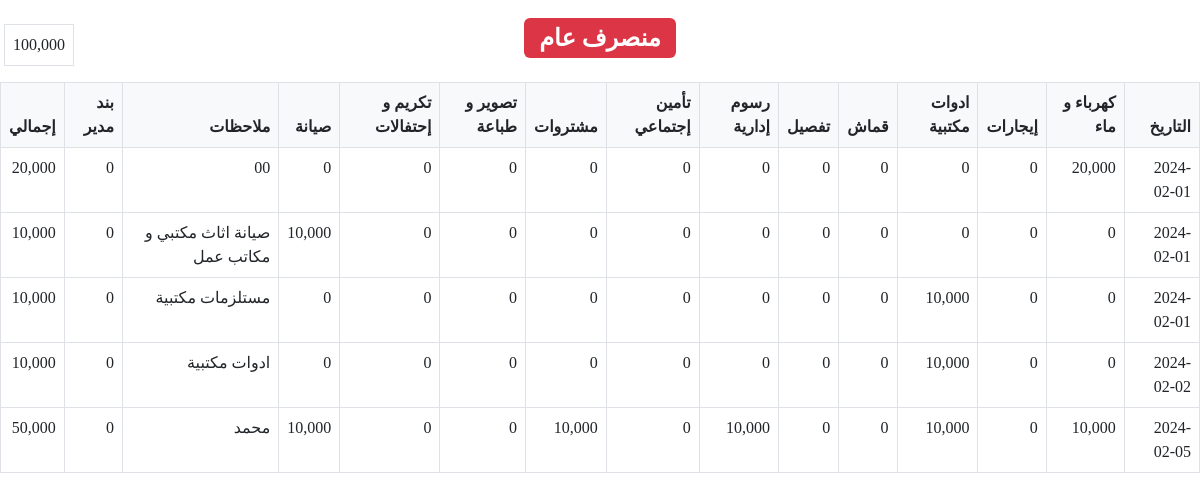
Page /reports/outputs/publicOutput.php (signed in) on the committed database.
### tables this page shows
CREATE TABLE `outputs` (
  `id` int(11) NOT NULL AUTO_INCREMENT,
  `date` date NOT NULL,
  `electric_water` int(11) DEFAULT NULL,
  `home_money` int(11) DEFAULT NULL,
  `desk_tools` int(11) DEFAULT NULL,
  `gomash` int(11) DEFAULT NULL,
  `tafseel` int(11) DEFAULT NULL,
  `mangal_money` int(11) DEFAULT NULL,
  `social_protection` int(11) DEFAULT NULL,
  `buy` int(11) DEFAULT NULL,
  `print_scan` int(11) DEFAULT NULL,
  `events` int(11) DEFAULT NULL,
  `maintains` int(11) DEFAULT NULL,
  `notes` text DEFAULT NULL,
  `manger_rule` int(11) DEFAULT NULL,
  `total` int(11) DEFAULT NULL,
  PRIMARY KEY (`id`)
);

### includes/functions/Auth.php (called while the page is built, shortened)
<?php
class Auth {
  public static function isLog()  {
    if (!isset($_SESSION['username'])) {
      header("HTTP/1.1 403 Forbidden");
      exit();
    } else {
      return true;
    }
  }
}

### views/init.php (called while the page is built, shortened)
<?php
  $css = "../layout/css/";

### reports/outputs/publicOutput.php (the view, shortened to what this page needs)
<?php
  $pageTitle = "منصرف عام";
  include "../../views/init.php";
  if (Auth::isLog()) :
    $css = "../${css}";
    include "../${tmp}header.php";
    $sql = $db->query("SELECT * FROM outputs");
    $outputs = $sql->fetchAll(PDO::FETCH_ASSOC);
    $totalSum = $db->query("SELECT SUM(total) AS totalSum FROM outputs");
    $totalSum = $totalSum->fetch(PDO::FETCH_ASSOC)['totalSum'];
    ?>
      <h2 class="p-3 text-center">
        <div class="badge bg-danger">
          <?=$pageTitle?>
        </div>
      </h2>
      <div class="border position-absolute top-0 start-0 mt-4 mx-1 p-2">
          <?=number_format($totalSum)?>
      </div>
      <table class="table">
        <thead>
          <th class="bg-light border">التاريخ</th>
          <th class="bg-light border">كهرباء و ماء</th>
          <th class="bg-light border">إيجارات</th>
          <th class="bg-light border">ادوات مكتبية</th>
          <th class="bg-light border">قماش</th>
          <th class="bg-light border">تفصيل</th>
          <th class="bg-light border">رسوم إدارية</th>
          <th class="bg-light border">تأمين إجتماعي</th>
          <th class="bg-light border">مشتروات</th>
          <th class="bg-light border"> تصوير و طباعة </th>
          <th class="bg-light border">تكريم و إحتفالات</th>
          <th class="bg-light border">صيانة</th>
          <th class="bg-light border">ملاحظات</th>
          <th class="bg-light border">بند مدير</th>
          <th class="bg-light border">إجمالي</th>
        </thead>
      <tbody>
      <?php
      if ($outputs) : foreach ($outputs as $output) :?>
        <tr>
          <td class="border"><?=$output['date']?></td>
          <td class="border"><?=number_format($output['electric_water'])?></td>
          <td class="border"><?=number_format($output['home_money']) ?></td>
          <td class="border"><?=number_format($output['desk_tools']) ?></td>
          <td class="border"><?=number_format($output['gomash']) ?></td>
          <td class="border"><?=number_format($output['tafseel']) ?></td>
          <td class="border"><?=number_format($output['mangal_money']) ?></td>
          <td class="border"><?=number_format($output['social_protection']) ?></td>
          <td class="border"><?=number_format($output['buy']) ?></td>
          <td class="border"><?=number_format($output['print_scan']) ?></td>
          <td class="border"><?=number_format($output['events']) ?></td>
          <td class="border"><?=number_format($output['maintains']) ?></td>
          <td class="border"><?=$output['notes']?></td>
          <td class="border"><?=number_format($output['manger_rule']) ?></td>
          <td class="border"><?=number_format($output['total'])?></td>
        </tr>
        <?php endforeach;
      endif;
    endif;
    ?>
    </table>
  </body>
</html>

### includes/templates/header.php (shortened to what this page needs)
<!DOCTYPE html>
<html lang="en" dir="rtl">
  <head>
    <link rel="stylesheet" href="<?= $css?>bootstrap.min.css">
    <link rel="stylesheet" href="<?= $css?>backend.css">
    <link rel="stylesheet" href="<?= $css?>bootstrap-icons.css">
  </head>
<?php
  if (!isset($noGrid)) {
    echo "<body class='main'>";
  } else {
    echo "<body>";
  }

### layout/css/backend.css (style rules this page uses)
body { font-family: "IBM Plex Sans Arabic"; height: 100vh; }
thead { position: sticky; top: 0; }

### rows in the picture
outputs: date "2024-02-01", electric_water "20,000", home_money "0", desk_tools "0", gomash "0", tafseel "0", mangal_money "0", social_protection "0", buy "0", print_scan "0", events "0", maintains "0", notes "00", manger_rule "0", total "20,000"
outputs: date "2024-02-01", electric_water "0", home_money "0", desk_tools "0", gomash "0", tafseel "0", mangal_money "0", social_protection "0", buy "0", print_scan "0", events "0", maintains "10,000", notes "صيانة اثاث مكتبي و مكاتب عمل", manger_rule "0", total "10,000"
outputs: date "2024-02-01", electric_water "0", home_money "0", desk_tools "10,000", gomash "0", tafseel "0", mangal_money "0", social_protection "0", buy "0", print_scan "0", events "0", maintains "0", notes "مستلزمات مكتبية", manger_rule "0", total "10,000"
outputs: date "2024-02-02", electric_water "0", home_money "0", desk_tools "10,000", gomash "0", tafseel "0", mangal_money "0", social_protection "0", buy "0", print_scan "0", events "0", maintains "0", notes "ادوات مكتبية", manger_rule "0", total "10,000"
outputs: date "2024-02-05", electric_water "10,000", home_money "0", desk_tools "10,000", gomash "0", tafseel "0", mangal_money "10,000", social_protection "0", buy "10,000", print_scan "0", events "0", maintains "10,000", notes "محمد", manger_rule "0", total "50,000"

### other values in the picture
$pageTitle "منصرف عام"
$totalSum "100,000"
